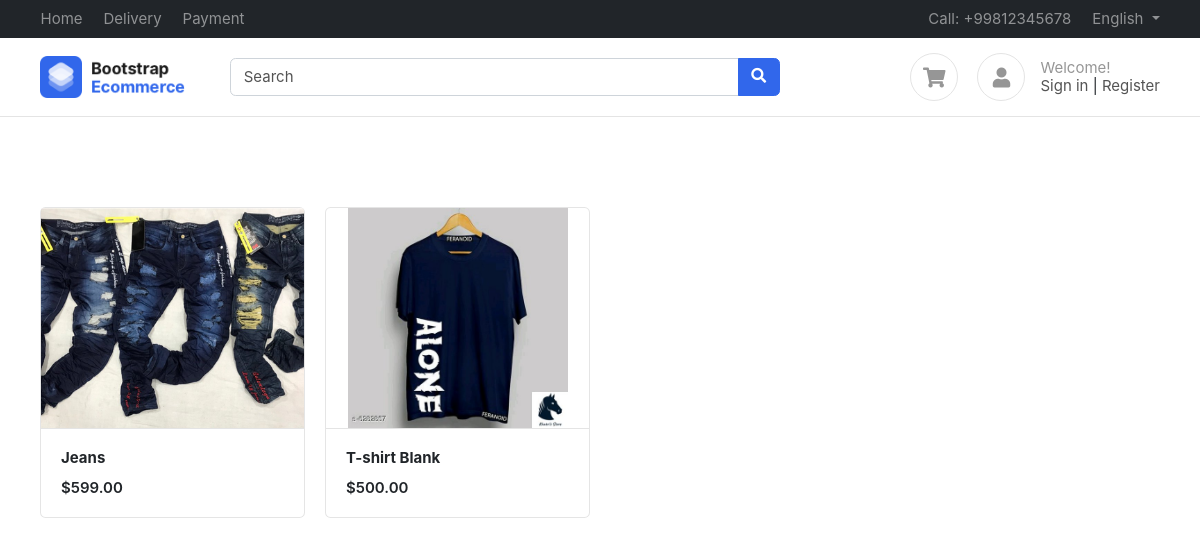
The page / on the database its author committed.
### products/models.py (models this page shows, shortened)
class Product(BaseModel):
    product_name=models.CharField(max_length=100)
    category=models.ForeignKey(Category,on_delete=models.CASCADE,related_name="products")
    price=models.IntegerField()
    product_description=models.TextField()
    slug=models.SlugField(unique=True,null=True,blank=True)
    color_variant=models.ManyToManyField(ColorVariant,blank=True)
    size_variant=models.ManyToManyField(SizeVariant,blank=True)
    discount_price = models.DecimalField(max_digits=10, decimal_places=2, blank=True, null=True)

class  ProductImage(BaseModel):
    product=models.ForeignKey(Product,on_delete=models.CASCADE,related_name="product_images")
    image=models.ImageField(upload_to="product")

### home/views.py (the view)
# urls.py: path('', index, name="index"),
def index(request):
    context={'products':Product.objects.all()}
    return render(request,'home/index.html',context)

### templates/home/index.html
{% extends "base/base.html"%}
{%  block start %}
<div class="container mt-5 pt-5">
    <div class="row">
        {% for product in products %}
        <div class="col-md-3">
            <figure class="card card-product-grid">
                <div class="img-wrap"> <img src="/media/{{product.product_images.first.image}}"> </div>
                <figcaption class="info-wrap border-top">
                    <a href="{% url 'get_product' product.slug %}" class="title">
                        <b>{{product.product_name}}</b></a>
                    <div class="price mt-2">${{product.price}}.00</div>
                </figcaption>
            </figure>
        </div>
        {% endfor %}
    </div>
    </div>
{% endblock %}

### public/static/css/ui.css (style rules this page uses)
html { font-family: 'Inter', sans-serif; font-size: 15px; }
.img-wrap { text-align: center; display: block; }
.img-wrap img { max-width: 100%; }
figure { margin-bottom: 0; }
.card .title { color: #212529; }
[class*='card-product'] a.title { color: #212529; display: block; }
[class*='card-product'] .img-wrap { overflow: hidden; position: relative; }
[class*='card-product'] .img-wrap img { height: 100%; max-width: 100%; width: auto; display: inline-block; object-fit: cover; }
.card-product-grid { margin-bottom: 20px; }
.card-product-grid .img-wrap { border-radius: 0.2rem 0.2rem 0 0; height: 220px; }
.card-product-grid .info-wrap { overflow: hidden; padding: 18px 20px; }
.card .img-wrap { overflow: hidden; }
.price { font-weight: 600; color: #212529; }

### rows shown on the page
Product: product_images.first.image (picture), product_name "Jeans", price "599"
Product: product_images.first.image (picture), product_name "T-shirt Blank", price "500"
